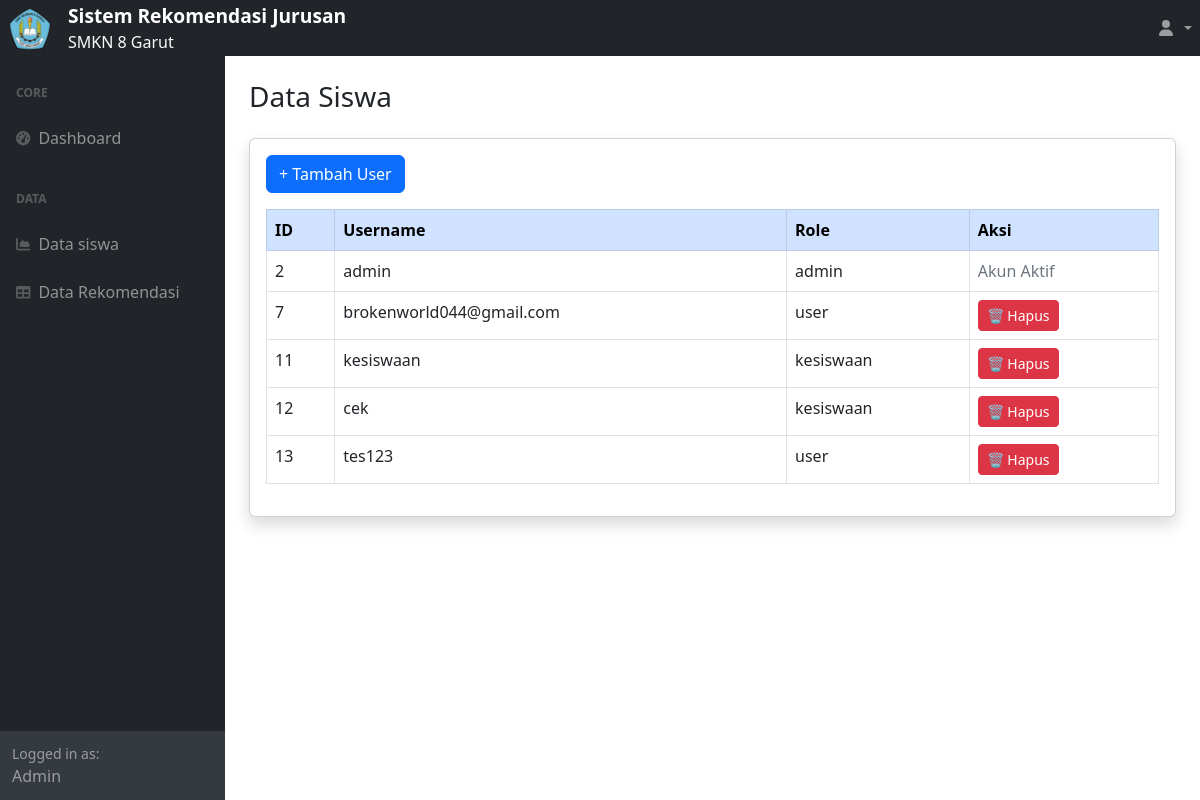
The app's page /admin/users (signed in) with its own data.
### tables this page shows
CREATE TABLE users (
    id INTEGER PRIMARY KEY AUTOINCREMENT,
    username TEXT UNIQUE NOT NULL,
    password TEXT NOT NULL,
    role TEXT NOT NULL
, email TEXT);

### app.py (the view)
@app.route('/admin/users')
def admin_users():
    if not is_admin_or_kesiswaan():
        return redirect(url_for('login'))
    conn = get_db_connection()
    users = conn.execute("SELECT * FROM users").fetchall()
    conn.close()
    return render_template('admin_users.html', users=users, username=session['username'])

### app.py (called while the page is built)
def get_db_connection():
    conn = sqlite3.connect('database.db')
    conn.row_factory = sqlite3.Row
    return conn

def is_admin_or_kesiswaan():
    return 'role' in session and session['role'] in ['admin', 'kesiswaan']

### templates/admin_users.html (shortened to what this page needs)
<!DOCTYPE html>
<html lang="en">
<head>
    <link href="https://cdn.jsdelivr.net/npm/simple-datatables@7.1.2/dist/style.min.css" rel="stylesheet" />
    <link href="../static/style.css" rel="stylesheet" />
</head>
<body class="sb-nav-fixed">
    {% include 'header_admin.html' %}
    <div id="layoutSidenav_content">
        <main>
            <div class="container-fluid px-4 mt-4">
                <h1 class="h3 mb-4 text-gray-800">Data Siswa</h1>
                <div class="card shadow mb-4">
                    <div class="card-body">
                        {% if session['role'] == 'admin' %}
                        <button class="btn btn-primary mb-3" data-bs-toggle="modal" data-bs-target="#addUserModal">
                            + Tambah User
                        </button>
                        {% endif %}
                        <div class="table-responsive">
                            <table class="table table-bordered" width="100%" cellspacing="0">
                                <thead class="table-primary">
                                    <tr>
                                        <th>ID</th>
                                        <th>Username</th>
                                        <th>Role</th>
                                        <th>Aksi</th>
                                    </tr>
                                </thead>
                                <tbody>
                                    {% for user in users %}
                                    <tr>
                                        <td>{{ user['id'] }}</td>
                                        <td>{{ user['username'] }}</td>
                                        <td>{{ user['role'] }}</td>
                                        <td>
                                            {% if user['id'] != session['user_id'] %}
                                            <form action="/admin/delete_user/{{ user['id'] }}" method="POST"
                                                style="display:inline;">
                                                {% if session['role'] == 'admin' %}
                                                <button type="submit" class="btn btn-danger btn-sm"
                                                    onclick="return confirm('Yakin hapus user ini?')">
                                                    🗑 Hapus
                                                </button>
                                                {% endif %}
                                            </form>
                                            {% else %}
                                            <span class="text-muted">Akun Aktif</span>
                                            {% endif %}
                                        </td>
                                    </tr>
                                    {% endfor %}
                                </tbody>
                            </table>
                        </div>
                    </div>
                </div>
            </div>
        </main>
    </div>
</body>
</html>

### templates/header_admin.html (shortened to what this page needs)
<head>
    <link href="https://cdn.jsdelivr.net/npm/simple-datatables@7.1.2/dist/style.min.css" rel="stylesheet" />
    <link href="../static/style.css" rel="stylesheet" />
</head>
<body class="sb-nav-fixed">
    <nav class="sb-topnav navbar navbar-expand navbar-dark bg-dark">
        <img src="{{ url_for('static', filename='img/logo.png') }}" alt="Logo"
            class="d-inline-block align-text-top me-2"
            style="height: 60px; width: auto; object-fit: contain; max-height: 60px;">
        <div class="d-flex flex-column">
            <span style="font-size: 1.2rem; font-weight: bold; color: #ffffff;">Sistem Rekomendasi Jurusan</span>
            <span style="font-size: 1rem; color: #f8f9fa;">SMKN 8 Garut</span>
        </div>
        <div class="ms-auto d-flex">
            <ul class="navbar-nav">
                <li class="nav-item dropdown">
                    <a class="nav-link dropdown-toggle" id="navbarDropdown" href="#" role="button"
                        data-bs-toggle="dropdown" aria-expanded="false">
                        <i class="fas fa-user fa-fw"></i>
                    </a>
                </li>
            </ul>
        </div>
    </nav>
    <div id="layoutSidenav">
        <div id="layoutSidenav_nav">
            <nav class="sb-sidenav accordion sb-sidenav-dark" id="sidenavAccordion">
                <div class="sb-sidenav-menu">
                    <div class="nav">
                        <div class="sb-sidenav-menu-heading">Core</div>
                        <a class="nav-link" href="{{ url_for('admin_dashboard') }}">
                            <div class="sb-nav-link-icon"><i class="fas fa-tachometer-alt"></i></div>
                            Dashboard
                        </a>
                        <div class="sb-sidenav-menu-heading">Data</div>
                        <a class="nav-link" href="{{ url_for('admin_users') }}">
                            <div class="sb-nav-link-icon"><i class="fas fa-chart-area"></i></div>
                            Data siswa
                        </a>
                        <a class="nav-link" href="{{ url_for('admin_requests') }}">
                            <div class="sb-nav-link-icon"><i class="fas fa-table"></i></div>
                            Data Rekomendasi
                        </a>
                    </div>
                </div>
                <div class="sb-sidenav-footer">
                    <div class="small">Logged in as:</div>
                    Admin
                </div>
            </nav>
        </div>

### records on screen
users: id "2", username "admin", role "admin", shows "Akun Aktif"
users: id "7", username "brokenworld044@gmail.com", role "user", shows "🗑 Hapus"
users: id "11", username "kesiswaan", role "kesiswaan", shows "🗑 Hapus"
users: id "12", username "cek", role "kesiswaan", shows "🗑 Hapus"
users: id "13", username "tes123", role "user", shows "🗑 Hapus"
